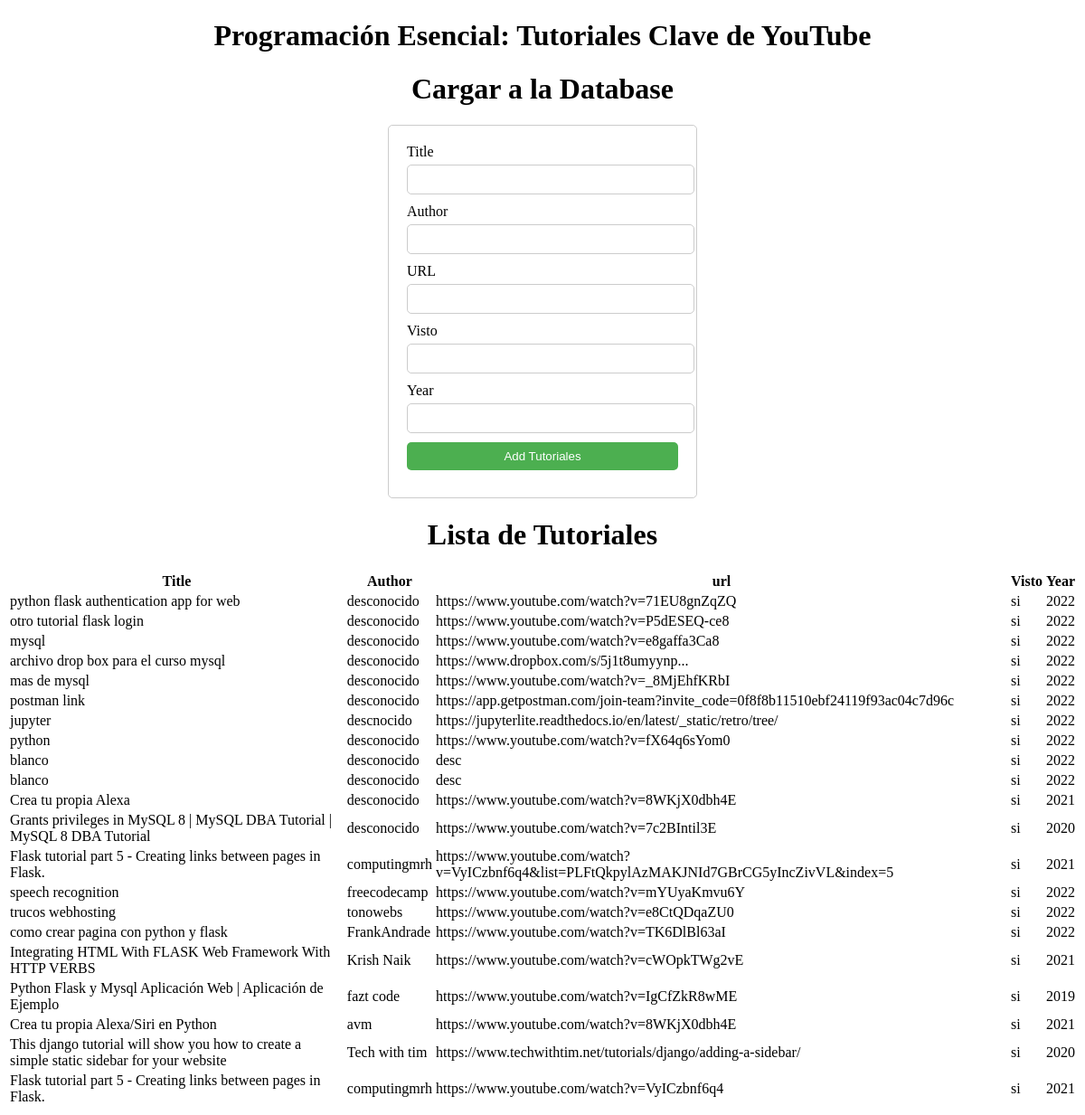
The page / on the database its author committed.
### tables this page shows
CREATE TABLE tutorialesImportantes(
                id INTEGER PRIMARY KEY AUTOINCREMENT,
                title text,
                author text,
                url text,
                visto text defoult "NO",
                year INTEGER);

### webFlask.py (the view)
@app.route("/")
def index():
    conn, cursor = get_db_connection() # OJO AGREGO CURSOR
    tutorialesImportantes = cursor.execute('SELECT * FROM tutorialesImportantes').fetchall()  # OJO QUITE conn.execute Y COLOCO cursor.execute
    conn.close()
    return render_template('index.html', tutorialesImportantes=tutorialesImportantes)

### webFlask.py (called while the page is built)
def get_db_connection():
    conn = sqlite3.connect(DATABASE)
    conn.row_factory = sqlite3.Row
    return  conn, conn.cursor() # OJO AGREGO , conn.cursor()

### templates/index.html (shortened to what this page needs)
<!DOCTYPE html>
<html>
    <head>
        <link rel="stylesheet" type="text/css" href="{{ url_for ('static', filename ='styles.css') }}">
    </head>
    <body>
        <h1>Programación Esencial: Tutoriales Clave de YouTube</h1>
            <head>
            </head>
            <body>
                <h1>Cargar a la  Database</h1>
                <div class="form-container">
                    <form action="/add_tutoriales" method="post">
                        <label>Title</label>
                        <input type="text" name="title" required>
                        <label>Author</label>
                        <input type="text" name="author" required>
                        <label>URL</label>
                        <input type="text" name="url" required>
                        <label>Visto</label>
                        <input type="text" name="visto" required>
                        <label>Year</label>
                        <input type="number" name="year" required>
                        <input type="submit" value="Add Tutoriales">
                    </form>
                </div>
                    <h1>Lista de Tutoriales</h1>
                    <table>
                        <tr>
                            <th>Title</th>
                            <th>Author</th>
                            <th>url</th>
                            <th>Visto</th>
                            <th>Year</th>
                        </tr>
                        {% for tutorial in tutorialesImportantes %}
                        <tr>
                            <td>{{ tutorial['Title'] }}</td>
                            <td>{{ tutorial['Author'] }}</td>
                            <td>{{ tutorial['url'] }}</td>
                            <td>{{ tutorial['Visto'] }}</td>
                            <td>{{ tutorial['Year'] }}</td>
                        </tr>
                        {% endfor %}
                    </table>
    </body>
</html>

### static/styles.css (style rules this page uses)
h1 { text-align: center; }
.form-container { width: 300px; margin: auto; padding: 20px; border: 1px solid #ccc; border-radius: 5px; }
.form-container label { display: block; margin-bottom: 5px; }
.form-container input { width: 100%; padding: 8px; margin-bottom: 10px; border: 1px solid #ccc; border-radius: 5px; }
.form-container input[type="submit"] { background-color: #4CAF50; color: white; border: none; cursor: pointer; }

### rows shown on the page
tutorialesImportantes: Title "python flask authentication app for web", Author "desconocido", url "https://www.youtube.com/watch?v=71EU8gnZqZQ", Visto "si", Year "2022"
tutorialesImportantes: Title "otro tutorial flask login", Author "desconocido", url "https://www.youtube.com/watch?v=P5dESEQ-ce8", Visto "si", Year "2022"
tutorialesImportantes: Title "mysql", Author "desconocido", url "https://www.youtube.com/watch?v=e8gaffa3Ca8", Visto "si", Year "2022"
tutorialesImportantes: Title "archivo drop box para el curso mysql", Author "desconocido", url "https://www.dropbox.com/s/5j1t8umyynp...", Visto "si", Year "2022"
tutorialesImportantes: Title "mas de mysql", Author "desconocido", url "https://www.youtube.com/watch?v=_8MjEhfKRbI", Visto "si", Year "2022"
tutorialesImportantes: Title "postman link", Author "desconocido", url "https://app.getpostman.com/join-team?invite_code=0f8f8b11510ebf24119f93ac04c7d96c", Visto "si", Year "2022"
tutorialesImportantes: Title "jupyter", Author "descnocido", url "https://jupyterlite.readthedocs.io/en/latest/_static/retro/tree/", Visto "si", Year "2022"
tutorialesImportantes: Title "python", Author "desconocido", url "https://www.youtube.com/watch?v=fX64q6sYom0", Visto "si", Year "2022"
tutorialesImportantes: Title "blanco", Author "desconocido", url "desc", Visto "si", Year "2022"
tutorialesImportantes: Title "blanco", Author "desconocido", url "desc", Visto "si", Year "2022"
tutorialesImportantes: Title "Crea tu propia Alexa", Author "desconocido", url "https://www.youtube.com/watch?v=8WKjX0dbh4E", Visto "si", Year "2021"
tutorialesImportantes: Title "Grants privileges in MySQL 8 | MySQL DBA Tutorial | MySQL 8 DBA Tutorial", Author "desconocido", url "https://www.youtube.com/watch?v=7c2BIntil3E", Visto "si", Year "2020"
tutorialesImportantes: Title "Flask tutorial part 5 - Creating links between pages in Flask.", Author "computingmrh", url "https://www.youtube.com/watch?v=VyICzbnf6q4&list=PLFtQkpylAzMAKJNId7GBrCG5yIncZivVL&index=5", Visto "si", Year "2021"
tutorialesImportantes: Title "speech recognition", Author "freecodecamp", url "https://www.youtube.com/watch?v=mYUyaKmvu6Y", Visto "si", Year "2022"
tutorialesImportantes: Title "trucos webhosting", Author "tonowebs", url "https://www.youtube.com/watch?v=e8CtQDqaZU0", Visto "si", Year "2022"
tutorialesImportantes: Title "como crear pagina con python y flask", Author "FrankAndrade", url "https://www.youtube.com/watch?v=TK6DlBl63aI", Visto "si", Year "2022"
tutorialesImportantes: Title "Integrating HTML With FLASK Web Framework With HTTP VERBS", Author "Krish Naik", url "https://www.youtube.com/watch?v=cWOpkTWg2vE", Visto "si", Year "2021"
tutorialesImportantes: Title "Python Flask y Mysql Aplicación Web | Aplicación de Ejemplo", Author "fazt code", url "https://www.youtube.com/watch?v=IgCfZkR8wME", Visto "si", Year "2019"
tutorialesImportantes: Title "Crea tu propia Alexa/Siri en Python", Author "avm", url "https://www.youtube.com/watch?v=8WKjX0dbh4E", Visto "si", Year "2021"
tutorialesImportantes: Title "This django tutorial will show you how to create a simple static sidebar for your website", Author "Tech with tim", url "https://www.techwithtim.net/tutorials/django/adding-a-sidebar/", Visto "si", Year "2020"
tutorialesImportantes: Title "Flask tutorial part 5 - Creating links between pages in Flask.", Author "computingmrh", url "https://www.youtube.com/watch?v=VyICzbnf6q4", Visto "si", Year "2021"
